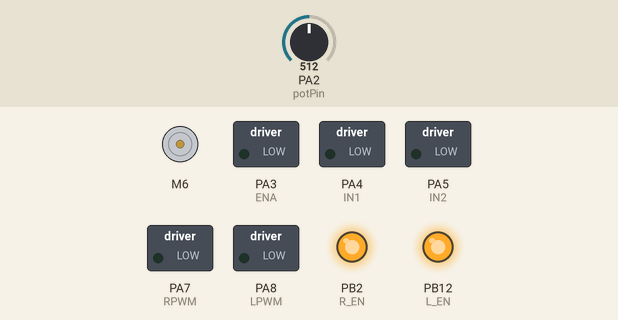
A sketch run on a simulated STM32 Blue Pill. Shown: DC motor (green arrow = forward, orange = backward, longer = faster), switched loads named in the sketch (green lamp = pin HIGH), output pins drawn as LEDs (lit = HIGH). The inputs (shaded band) are chosen by the test bench; at power-on: PA2 (potPin) = 512 (analog values on the 0–1023 scale). What the sketch prints to the serial monitor is not drawn.

Above: at 1.2 s.
1.3 s: PA2 (potPin) set to 520
2.8 s: PA2 (potPin) set to 545
At 4.0 s:
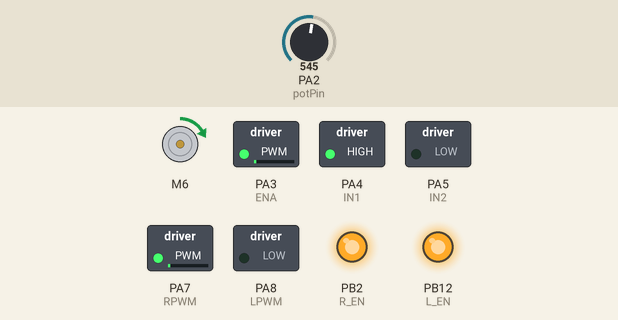
4.3 s: PA2 (potPin) set to 306
At 5.1 s:
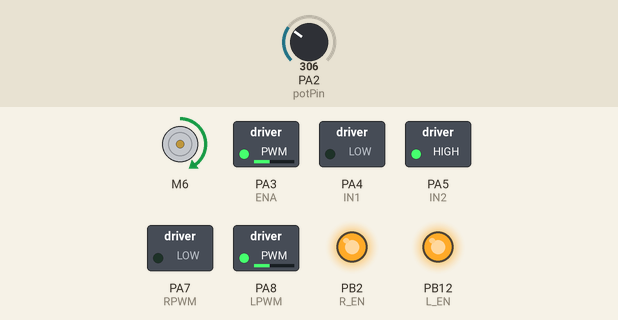
5.8 s: PA2 (potPin) set to 122
At 6.3 s:
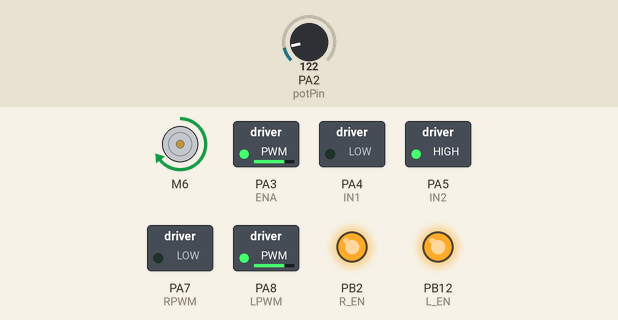
7.3 s: PA2 (potPin) set to 0
At 8.5 s:
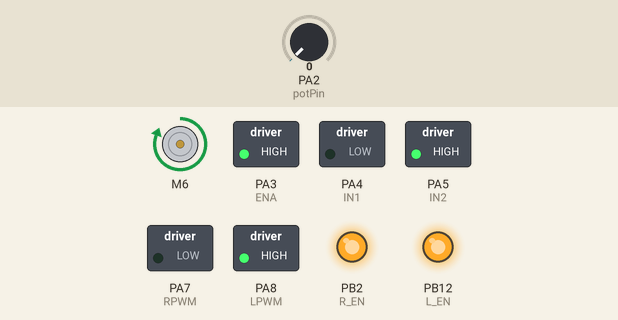
8.8 s: PA2 (potPin) set to 716
At 9.7 s:
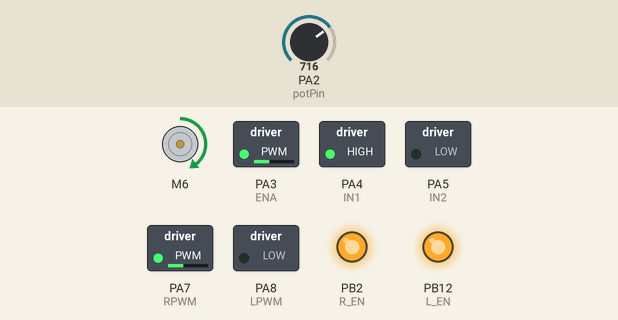
Timing chart, 0 to 11.3 s (numbered marks = the images above; inputs shaded):
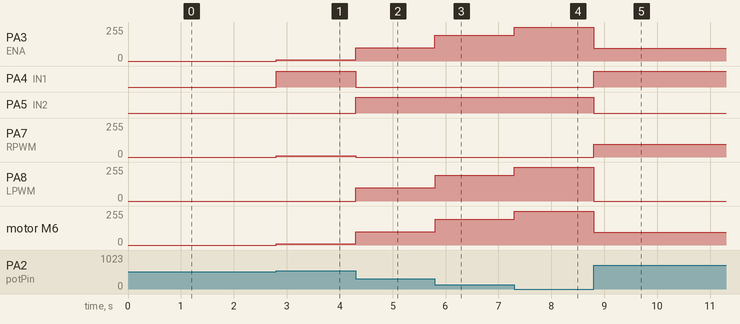

The sketch:

Main.ino
```cpp
#include <CytronMotorDriver.h>
#include "MotorDriver.h"
#include "CytronMD10A.h"
#include "L298N.h"
#include "BTS7960.h"

#define potPin  PA2
// defining l298n pins
#define ENA  PA3
#define IN1  PA4
#define IN2  PA5
// defining cytron pins
#define PWM  PA6
#define DIR  PA12
// defining BTS7960 pins
#define RPWM PA7
#define LPWM PA8
#define R_EN PB2
#define L_EN PB12

//creating the three motor classes' objects
L298N motor(ENA, IN1, IN2);
CytronMD10A motor2(PWM, DIR);
BTS7960 motor3(RPWM, LPWM, R_EN, L_EN);

void setup()
{
  Serial.begin(9600);

  analogReadResolution(12);     // 12-bit ADC range: 0 to 4095
  analogWriteFrequency(20000);  // Set 20kHz switching frequency

  pinMode(potPin, INPUT); // sitting potentiometer pin mode

  motor.L298N_init(); // Call initialization
  motor2.Cytron_init(); // does not do anything as library handles it
  motor3.BTS_init(); // Call initialization


}

void loop()
{
  /*New learned logic:
  mapping directly from -225 to 255 is more effiecient in forward and backward motion
  then manually dividing the mapping into the three stops(forward, mid point , backward) according to the potentiometer reading
    */
  int potVal=analogRead(potPin); // Reading potentiometer (controlling speed)
  int speed_in_pwm =0;
  // 1. Center Position Check (Deadband) -> STOP
  if (potVal >= 2000 && potVal <= 2100)
  {
    speed_in_pwm = 0;
  }
  // 2. Knob is turned Left -> BACKWARD (outputs negative values: 0 down to -255)
  else if (potVal < 2000)
  {
    speed_in_pwm = map(potVal, 0, 1999, -255, 0);
  }
  // 3. Knob is turned Right -> FORWARD (outputs positive values: 0 up to 255)
  else
  {
    speed_in_pwm = map(potVal, 2101, 4095, 0, 255);
  }

  motor.Drive(speed_in_pwm); // Calling L298N driving method
  motor2.Drive(speed_in_pwm);// Calling cytron driving method
  motor3.Drive(speed_in_pwm);// Calling BTS7960 driving method


}
```

BTS7960.cpp
```cpp
#include "MotorDriver.h"
#include "BTS7960.h"
#include <Arduino.h>

//setting pins mode
void BTS7960::BTS_init()
{
  pinMode(RPWM, OUTPUT);
  pinMode(LPWM, OUTPUT);
  //BTS7960 enable pins
  pinMode(R_EN, OUTPUT);
  pinMode(L_EN, OUTPUT);
  //Enable the driver
  digitalWrite(R_EN, HIGH);
  digitalWrite(L_EN, HIGH);

}

// driving states
void BTS7960::Drive(int speed_in_pwm)
{
  // forward movement
   if  (speed_in_pwm >0)
  {
    analogWrite(RPWM,speed_in_pwm);
    analogWrite(LPWM,0);

    Serial.print("BTS speed: ");
    Serial.println( speed_in_pwm);

    Serial.println("Moving forward");


  }
  // backward movement
  else if  (speed_in_pwm <0)
  {
    analogWrite(RPWM,0);
    analogWrite(LPWM,abs(speed_in_pwm)); //using abs beacuse the analogWrite expects non-negative magnitude PWM duty value


    Serial.print("BTS speed: ");
    Serial.println( speed_in_pwm);

    Serial.println("Moving backward");


  }
  // stopping
  else
  {

    analogWrite(RPWM,0);
    analogWrite(LPWM,0);

    Serial.println("Stopped. currently at rest");


  }
}
```

BTS7960.h
```cpp
#ifndef  BTS7960_H
#define  BTS7960_H
#include "MotorDriver.h"
#include <Arduino.h>

class BTS7960 : public MotorDriver
{
  private:
  // defining BTS7960 pins
  int RPWM ;
  int LPWM ;
  int R_EN ;
  int L_EN ;

  public:

  BTS7960(int RPWM, int LPWM, int R_EN, int L_EN): RPWM(RPWM), LPWM(LPWM), R_EN(R_EN), L_EN(L_EN) {} //constructor

  void BTS_init();
  void Drive(int speed_in_pwm) override;

};

#endif //BTS7960_H
```

CytronMD10A.cpp
```cpp
#include "CytronMotorDriver.h"
#include "MotorDriver.h"
#include "CytronMD10A.h"
#include <Arduino.h>


void CytronMD10A::Cytron_init()
{

  //Pins mode is handeled by the cytron library internally. No complex code needed
}

// driving states
void CytronMD10A::Drive(int speed_in_pwm)
{

  // I could have wrote one (motor.SetSpeed) with no abs() as the library handles it but i'm not sure how it works exactly
  if (speed_in_pwm> 0)
  {
    motor.setSpeed(speed_in_pwm);

    Serial.print("cytron speed: ");
    Serial.println( speed_in_pwm);

    Serial.println("Moving forward");
  }
  else if (speed_in_pwm < 0 )
  {
    motor.setSpeed(abs(speed_in_pwm));


    Serial.print("cytron speed: ");
    Serial.println( speed_in_pwm);

    Serial.println("Moving backward");

  }
  else
  {
    motor.setSpeed(0);

    Serial.println("Stopped. currently at rest");


  }
}
```

CytronMD10A.h
```cpp
#ifndef CytronMD10A_H
#define  CytronMD10A_H
#include "MotorDriver.h"
#include <Arduino.h>

class CytronMD10A : public MotorDriver
{
  private:
  // defining cytron pins
  int PWM;
  int DIR;
  CytronMD motor;


  public:

  CytronMD10A(int PWM, int DIR): PWM(PWM), DIR(DIR),  motor(PWM_DIR, PWM, DIR){} //constructor

  void Cytron_init();
  void Drive(int speed_in_pwm) override;
};
#endif //CytronMD10A_H
```

L298N.cpp
```cpp
#include "MotorDriver.h"
#include "L298N.h"
#include <Arduino.h>


//setting pins mode
void L298N::L298N_init()
{
  pinMode(ENA, OUTPUT);
  pinMode(IN1, OUTPUT);
  pinMode(IN2, OUTPUT);

  digitalWrite(IN1,LOW);
  digitalWrite(IN2,LOW);
  analogWrite(ENA,0);

}

// driving states
void L298N::Drive(int speed_in_pwm)
{
  // forward movement
   if  (speed_in_pwm >0)
  {
    digitalWrite(IN1, HIGH);
    digitalWrite(IN2, LOW);
    analogWrite(ENA,speed_in_pwm);

    Serial.print("speed: ");
    Serial.println( speed_in_pwm);

    Serial.println("Moving forward");

  }
  // backward movement
  else if  (speed_in_pwm <0)
  {
    digitalWrite(IN1, LOW);
    digitalWrite(IN2, HIGH);
    analogWrite(ENA, abs(speed_in_pwm)); //using abs beacuse the analogWrite expects non-negative magnitude PWM duty value

    Serial.print("speed: ");
    Serial.println( speed_in_pwm);

    Serial.println("Moving backward");

  }
  // stopping
  else
  {
    digitalWrite(IN1, LOW);
    digitalWrite(IN2, LOW);
    analogWrite(ENA,0);

    Serial.println("Stopped. currently at rest");

  }

}
```

L298N.h
```cpp
#ifndef L298N_H
#define L298N_H
#include "MotorDriver.h"
#include <Arduino.h>

class L298N : public MotorDriver
{
  private:
  // defining l298n pins
  int ENA;
  int IN1;
  int IN2;

  public:

  L298N(int ENA, int IN1, int IN2): ENA(ENA), IN1(IN1), IN2(IN2){} //constructor

  void L298N_init();
  void Drive(int speed_in_pwm) override;

};
#endif //L298N_H
```

MotorDriver.h
```cpp
#ifndef Motor_Driver_H
#define Motor_Driver_H

class MotorDriver
{

 public:


 virtual void Drive(int speed_in_pwm)  = 0; //parent speed controlling method

};

#endif //Motor_Driver_H 
```

Measured:
- the behaviour switches between 527 and 528 on PA2 (potPin) (found by bisection; images 0 and 1)
- after the input at 2.8 s, PA3 (ENA), PA7 (RPWM): 0/255 → 10/255 at once; PA4 (IN1): LOW → HIGH at once; motor M6: stopped → forward 10/255 at once
- after the input at 4.3 s, PA3 (ENA): 10/255 → 99/255 at once; PA4 (IN1): HIGH → LOW at once; PA5 (IN2): LOW → HIGH at once; PA7 (RPWM): 10/255 → 0/255 at once; PA8 (LPWM): 0/255 → 99/255 at once
- after the input at 5.8 s, PA3 (ENA), PA8 (LPWM): 99/255 → 193/255 at once; motor M6: forward 99/255 → forward 193/255 at once
- after the input at 7.3 s, PA3 (ENA), PA8 (LPWM): 193/255 → 255/255 at once; motor M6: forward 193/255 → forward 255/255 at once
- after the input at 8.8 s, PA3 (ENA): 255/255 → 97/255 at once; PA4 (IN1): LOW → HIGH at once; PA5 (IN2): HIGH → LOW at once; PA7 (RPWM): 0/255 → 97/255 at once; PA8 (LPWM): 255/255 → 0/255 at once
